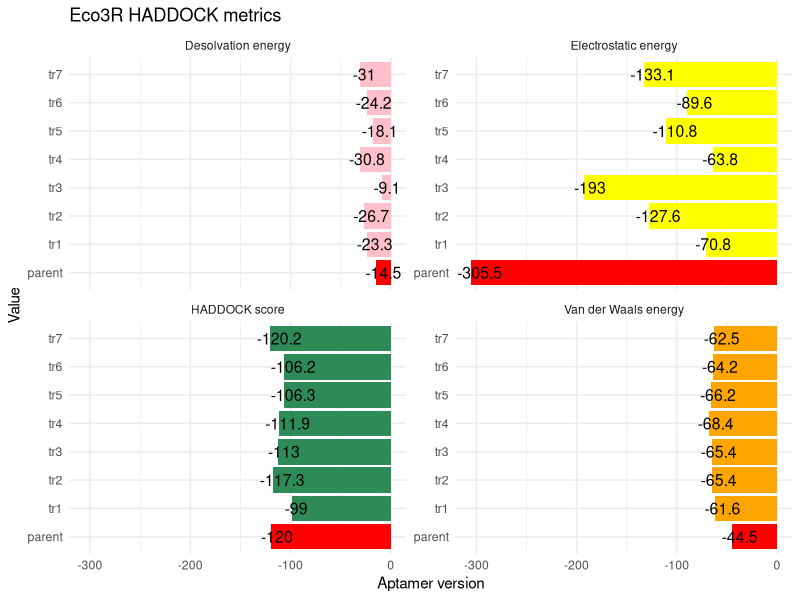
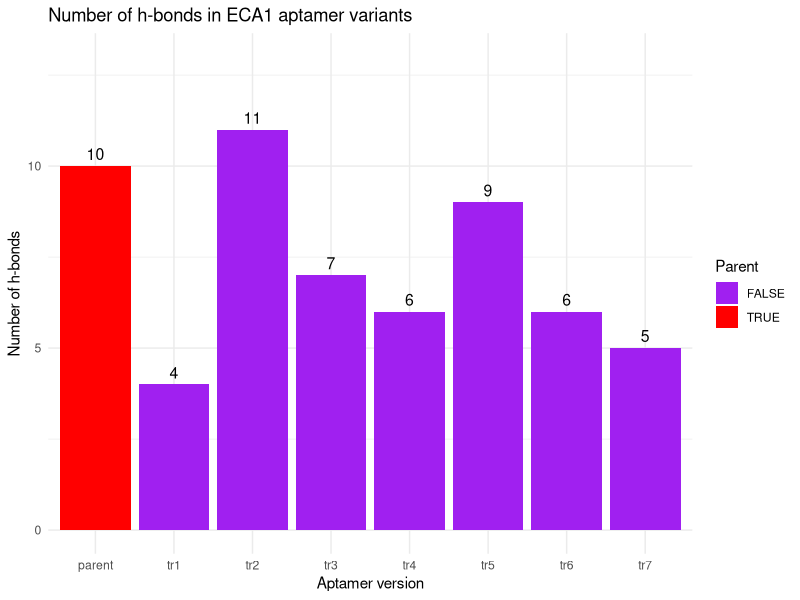

R code for these plots, in order: (Note: this script raises an error after producing the figures.)
library(ggplot2)

####################################
########     Eco3R     #############
####################################

## Making dataframes for Eco3R HADDOCK metrics 

# Eco3R HADDOCK score dataframe 

HADDOCK_score_df_Eco3R<- data.frame(
  aptamer_version=c("parent", "tr1", "tr2", "tr3","tr4", "tr5","tr6", "tr7"),
  HADDOCK_score=c(-120, -99, -117.3, -113, -111.9, -106.3, -106.2, -120.2),
  stringsAsFactors = FALSE
)


# Eco3R Electrostatic energy dataframe 

Elec_E_df_Eco3R<- data.frame(
  aptamer_version=c("parent", "tr1", "tr2", "tr3","tr4", "tr5","tr6", "tr7"),
  Electrostatic_energy= c(-305.5, -70.8, -127.6, -193, -63.8, -110.8, -89.6, -133.1),
  stringsAsFactors = FALSE
)





# Eco3R Van Der Waals energy dataframe 
VanDerVaals_Eco3R<-data.frame(
  aptamer_version=c("parent", "tr1", "tr2", "tr3","tr4", "tr5","tr6", "tr7"),
  VanDerVaals_Energy=c(-44.5, -61.6, -65.4, -65.4, -68.4, -66.2, -64.2, -62.5),
  stringsAsFactors = FALSE
)


# Eco3R desolvation energy dataframe 

desolvation_df_Eco3R<-data.frame(
  aptamer_version=c("parent", "tr1", "tr2", "tr3","tr4", "tr5","tr6", "tr7"),
  desolvation_energy=c(-14.5, -23.3, -26.7, -9.1, -30.8,-18.1, -24.2, -31),
  stringsAsFactors = FALSE
)


## Assembling the four data frames into one long table

score_long_Eco3R <- rbind(
  data.frame(metric = "HADDOCK score",          colour = "seagreen",
             aptamer_version = HADDOCK_score_df_Eco3R$aptamer_version,
             value           = HADDOCK_score_df_Eco3R$HADDOCK_score),
  data.frame(metric = "Electrostatic energy",   colour = "yellow",
             aptamer_version = Elec_E_df_Eco3R$aptamer_version,
             value           = Elec_E_df_Eco3R$Electrostatic_energy),
  data.frame(metric = "Van der Waals energy",   colour = "orange",
             aptamer_version = VanDerVaals_Eco3R$aptamer_version,
             value           = VanDerVaals_Eco3R$VanDerVaals_Energy),
  data.frame(metric = "Desolvation energy",     colour = "pink",
             aptamer_version = desolvation_df_Eco3R$aptamer_version,
             value           = desolvation_df_Eco3R$desolvation_energy)
)

# Flagging the parent bars for easy visualization 

score_long_Eco3R$is_parent <- score_long_Eco3R$aptamer_version == "parent"

#  Plotting the four HADDOCK metrics 
dev.new()
ggplot(score_long_Eco3R,
       aes(x   = value,
           y   = aptamer_version,
           fill = interaction(metric, is_parent))) +     #Colours by the metric and parent is coloured red 
  geom_col() +
  geom_text(aes(label = value),                         #Adding labels (what score each bar has)
            hjust = 0.3, 
            size = 4) +
  facet_wrap(~ metric, scales = "free_y") +             
  scale_fill_manual(values = c(
    "HADDOCK score.FALSE"          = "seagreen",
    "HADDOCK score.TRUE"           = "red",
    "Electrostatic energy.FALSE"   = "yellow",
    "Electrostatic energy.TRUE"    = "red",
    "Van der Waals energy.FALSE"   = "orange",
    "Van der Waals energy.TRUE"    = "red",
    "Desolvation energy.FALSE"     = "pink",
    "Desolvation energy.TRUE"      = "red"
  ),
  guide = "none"  #No legend needed
  ) +
  labs(title = "Eco3R HADDOCK metrics",
       x = "Aptamer version",
       y = "Value") +
  theme_minimal()

## Eco3R hbonds

hbonds_Eco3R<- data.frame(
  aptamer_version=c("parent", "tr1", "tr2", "tr3", "tr4", "tr5", "tr6", "tr7"),
  hbond_number=c(10,4,11, 7, 6, 9, 6, 5 ),
  stringsAsFactors = FALSE
)
# Flagging the parent aptamer for visualization

hbonds_Eco3R$is_parent <- hbonds_Eco3R$aptamer_version == "parent"

# Hydrogen bond plot (across aptamer versions)

ggplot(hbonds_Eco3R,
       aes(x = aptamer_version,
           y = hbond_number,
           fill = is_parent)) +
  geom_col() +
  geom_text(aes(label = hbond_number),   #Adding label for hydrogen bond number 
            vjust = -0.5, 
            size = 4) +  
  scale_fill_manual(values = c(`TRUE` = "red", `FALSE` = "purple")) +   #legend: parent/trimmed
  labs(title = "Number of h-bonds in ECA1 aptamer variants",
       x = "Aptamer version",
       y = "Number of h-bonds",
       fill = "Parent") +
  theme_minimal() +
  ylim(0, max(hbonds_Eco3R$hbond_number) + 2)



####################################
########     ECA1     ##############
####################################

## Making dataframes for ECA1 HADDOCK metrics 

# ECA1 HADDOCK score dataframe 

HADDOCK_score_df_ECA1<- data.frame(
  aptamer_version=c("parent", "tr1", "tr2"),
  HADDOCK_score=c(-113.8, -126.4, -83.8),
  stringsAsFactors = FALSE
)

# ECA1 electrostatic energy dataframe 

Elec_E_df_ECA1<- data.frame(
  aptamer_version=c("parent", "tr1", "tr2"),
  Electrostatic_energy= c(-101.3, -140.3, -83.1 ),
  stringsAsFactors = FALSE
)
# ECA1 Van Der Waals energy dataframe

VanDerVaals_ECA1<-data.frame(
  aptamer_version=c("parent", "tr1", "tr2"),
  VanDerVaals_Energy=c(-66,-65.3, -52 ),
  stringsAsFactors = FALSE
)


# ECA1 desolvation energy dataframe

desolvation_df_ECA1<-data.frame(
  aptamer_version=c("parent", "tr1", "tr2"),
  desolvation_energy=c(-27.7,-33.1,-15.2 ),
  stringsAsFactors = FALSE
)

## Assembling the four data frames into one long table

score_long_ECA1 <- rbind(
  data.frame(metric = "HADDOCK score",          colour = "seagreen",
             aptamer_version = HADDOCK_score_df_ECA1$aptamer_version,
             value           = HADDOCK_score_df_ECA1$HADDOCK_score),
  data.frame(metric = "Electrostatic energy",   colour = "yellow",
             aptamer_version = Elec_E_df_ECA1$aptamer_version,
             value           = Elec_E_df_ECA1$Electrostatic_energy),
  data.frame(metric = "Van der Waals energy",   colour = "orange",
             aptamer_version = VanDerVaals_ECA1$aptamer_version,
             value           = VanDerVaals_ECA1$VanDerVaals_Energy),
  data.frame(metric = "Desolvation energy",     colour = "pink",
             aptamer_version = desolvation_df_ECA1$aptamer_version,
             value           = desolvation_df_ECA1$desolvation_energy)
)

# Flagging the parent bars for easy visualization
score_long$is_parent <- score_long$aptamer_version == "parent"

## Plotting the four HADDOCK metrics for ECA1 aptamer versions

dev.new()
ggplot(score_long,
       aes(x   = value,
           y   = aptamer_version,
           fill = interaction(metric, is_parent))) +    #Colours by the metric and parent is coloured red  
  geom_col() +
  geom_text(aes(label = value),                       #Adding labels (what score each bar has)
            hjust = -0.1, 
            size = 4) +
  facet_wrap(~ metric, scales = "free_y") +               
  scale_fill_manual(values = c(
    "HADDOCK score.FALSE"          = "seagreen",        #Assigning colours to parent and different HADDOCK metrics
    "HADDOCK score.TRUE"           = "red",
    "Electrostatic energy.FALSE"   = "yellow",
    "Electrostatic energy.TRUE"    = "red",
    "Van der Waals energy.FALSE"   = "orange",
    "Van der Waals energy.TRUE"    = "red",
    "Desolvation energy.FALSE"     = "pink",
    "Desolvation energy.TRUE"      = "red"
  ),
  guide = "none"   # no legend  because colour cues are obvious
 
  ) +
  labs(title = " HADDOCK metrics",
       x = "Aptamer version",
       y = " Value") +
  theme_minimal()



## ECA1 hbonds

# ECA1 hydrogen bond dataframe (by aptamer version)

hbonds_ECA1<- data.frame(
  aptamer_version=c("parent", "tr1", "tr2"),
  hbond_number=c(9, 7, 6),
  stringsAsFactors = FALSE
)

# Flagging the parent aptamer for visualization

hbonds_ECA1$is_parent <- hbonds_ECA1$aptamer_version == "parent"

# Hydrogen bond plot (across aptamer versions) 
dev.new()
ggplot(hbonds_ECA1,
       aes(x = aptamer_version,
           y = hbond_number,
           fill = is_parent)) +
  geom_col() +
  geom_text(aes(label = hbond_number),      #Adding label for hydrogen bond number
            vjust = -0.5, 
            size = 4) +  
  scale_fill_manual(values = c(`TRUE` = "red", `FALSE` = "purple")) +    #legend: parent/trimmed
  labs(title = "Number of h-bonds in ECA1 aptamer variants",
       x = "Aptamer version",
       y = "Number of h-bonds",
       fill = "Parent") +
  theme_minimal() +
  ylim(0, max(hbonds_ECA1$hbond_number) + 2)

####################################
########     ECA2     ##############
####################################

## Making dataframes for ECA2 HADDOCK metrics 

# ECA2 HADDOCK score dataframe 

HADDOCK_score_df_ECA2<- data.frame(
  aptamer_version=c("parent", "tr1", "tr2", "tr3"),
  HADDOCK_score=c(-110.2, -106.1, -123.9,-133.6),
  stringsAsFactors = FALSE
)

# ECA2 electrostatic energy dataframe

Elec_E_df_ECA2<- data.frame(
  aptamer_version=c("parent", "tr1", "tr2","tr3"),
  Electrostatic_energy= c(-248, -224.9,-186.4, -288.9 ),
  stringsAsFactors = FALSE
)

# ECA2 Van Der Waals energy dataframe

VanDerVaals_ECA2<-data.frame(
  aptamer_version=c("parent", "tr1", "tr2", "tr3"),
  VanDerVaals_Energy=c(-48.4,-49.2,-76.6,-77.7 ),
  stringsAsFactors = FALSE
)
# ECA2 desolvation energy dataframe

desolvation_df_ECA2<-data.frame(
  aptamer_version=c("parent", "tr1", "tr2", "tr3"),
  desolvation_energy=c(-12.3,-12,-10.1,1.7 ),
  stringsAsFactors = FALSE
)

## Assembling the four data frames into one long table

score_long_ECA2 <- rbind(
  data.frame(metric = "HADDOCK score",          colour = "seagreen",
             aptamer_version = HADDOCK_score_df_ECA2$aptamer_version,
             value           = HADDOCK_score_df_ECA2$HADDOCK_score),
  data.frame(metric = "Electrostatic energy",   colour = "yellow",
             aptamer_version = Elec_E_df_ECA2$aptamer_version,
             value           = Elec_E_df_ECA2$Electrostatic_energy),
  data.frame(metric = "Van der Waals energy",   colour = "orange",
             aptamer_version = VanDerVaals_ECA2$aptamer_version,
             value           = VanDerVaals_ECA2$VanDerVaals_Energy),
  data.frame(metric = "Desolvation energy",     colour = "pink",
             aptamer_version = desolvation_df_ECA2$aptamer_version,
             value           = desolvation_df_ECA2$desolvation_energy)
)

# Flagging the parent bars for easy visualization
score_long_ECA2$is_parent <- score_long_ECA2$aptamer_version == "parent"

## Plotting the four HADDOCK metrics for ECA2 aptamer versions

dev.new()
ggplot(score_long_ECA2,
       aes(x   = value,
           y   = aptamer_version,
           fill = interaction(metric, is_parent))) +      #Colours by the metric and parent is coloured red
  geom_col() +
  geom_text(aes(label = value),                           #Adding labels (what score each bar has)
            hjust = 0.3, 
            size = 4) +
  facet_wrap(~ metric, scales = "free_y") +               
  scale_fill_manual(values = c(
    "HADDOCK score.FALSE"          = "seagreen",          #Assigning colours to parent and different HADDOCK metrics
    "HADDOCK score.TRUE"           = "red",
    "Electrostatic energy.FALSE"   = "yellow",
    "Electrostatic energy.TRUE"    = "red",
    "Van der Waals energy.FALSE"   = "orange",
    "Van der Waals energy.TRUE"    = "red",
    "Desolvation energy.FALSE"     = "pink",
    "Desolvation energy.TRUE"      = "red"
  ),
  guide = "none"   # no legend  because colour cues are obvious
  
  ) +
  labs(title = " ECA2 HADDOCK metrics",
       x = "Aptamer version",
       y = " Value") +
  theme_minimal()

## ECA2 hbonds

#ECA2 hydrogen bond dataframe (by aptamer version)
hbonds_ECA2<- data.frame(
  aptamer_version=c("parent", "tr1", "tr2", "tr3"),
  hbond_number=c(11,6,9,15),
  stringsAsFactors = FALSE
)
# Flagging the parent aptamer for visualization
hbonds_ECA2$is_parent <- hbonds_ECA2$aptamer_version == "parent"

# Hydrogen bond plot (across aptamer versions) 
ggplot(hbonds_ECA2,
       aes(x = aptamer_version,
           y = hbond_number,
           fill = is_parent)) +
  geom_col() +
  geom_text(aes(label = hbond_number),                          #Adding label for hydrogen bond number
            vjust = -0.5, 
            size = 4) +  
  scale_fill_manual(values = c(`TRUE` = "red", `FALSE` = "purple")) +   #legend: parent/trimmed
  labs(title = "Number of h-bonds in ECA2 aptamer variants",
       x = "Aptamer version",
       y = "Number of h-bonds",
       fill = "Parent") +
  theme_minimal() +
  ylim(0, max(hbonds_ECA2$hbond_number) + 2)


####################################
########     Eco4F     #############
####################################

## Making dataframes for Eco4F HADDOCK metrics 

# Eco4F HADDOCK score dataframe

HADDOCK_score_df_Eco4F<- data.frame(
  aptamer_version=c("parent", "tr1", "tr2", "tr3"),
  HADDOCK_score=c(-150.8,-105.6, -141.8, -108.8),
  stringsAsFactors = FALSE
)

# Eco4F electrostatic energy dataframe

Elec_E_df_Eco4F<- data.frame(
  aptamer_version=c("parent", "tr1", "tr2","tr3"),
  Electrostatic_energy= c(-300.6, -58.1, -302.8,-144.4 ),
  stringsAsFactors = FALSE
)


# Eco4F Van Der Waals energy dataframe
VanDerVaals_Eco4F<-data.frame(
  aptamer_version=c("parent", "tr1", "tr2", "tr3"),
  VanDerVaals_Energy=c(-73.9,-58.8, -66.9,-70.7 ),
  stringsAsFactors = FALSE
)

# Eco4F desolvation energy dataframe
desolvation_df_Eco4F<-data.frame(
  aptamer_version=c("parent", "tr1", "tr2", "tr3"),
  desolvation_energy=c(-16.8,-35.3,-14.3,-9.2),
  stringsAsFactors = FALSE
)

## Assembling the four data frames into one long table

score_long_Eco4F <- rbind(
  data.frame(metric = "HADDOCK score",          colour = "seagreen",
             aptamer_version = HADDOCK_score_df_Eco4F$aptamer_version,
             value           = HADDOCK_score_df_Eco4F$HADDOCK_score),
  data.frame(metric = "Electrostatic energy",   colour = "yellow",
             aptamer_version = Elec_E_df_Eco4F$aptamer_version,
             value           = Elec_E_df_Eco4F$Electrostatic_energy),
  data.frame(metric = "Van der Waals energy",   colour = "orange",
             aptamer_version = VanDerVaals_Eco4F$aptamer_version,
             value           = VanDerVaals_Eco4F$VanDerVaals_Energy),
  data.frame(metric = "Desolvation energy",     colour = "pink",
             aptamer_version = desolvation_df_Eco4F$aptamer_version,
             value           = desolvation_df_Eco4F$desolvation_energy)
)

# Flagging the parent bars for easy visualization
score_long_Eco4F$is_parent <- score_long_Eco4F$aptamer_version == "parent"

## Plotting the four HADDOCK metrics for Eco4F aptamer versions

dev.new()
ggplot(score_long_Eco4F,
       aes(x   = value,
           y   = aptamer_version,
           fill = interaction(metric, is_parent))) +     #Colours by the metric and parent is coloured red
  geom_col() +
  geom_text(aes(label = value),                          #Adding labels (what score each bar has)
            hjust = 0.25, 
            size = 4) +
  facet_wrap(~ metric, scales = "free_y") +               
  scale_fill_manual(values = c(
    "HADDOCK score.FALSE"          = "seagreen",         #Assigning colours to parent and different HADDOCK metrics
    "HADDOCK score.TRUE"           = "red",
    "Electrostatic energy.FALSE"   = "yellow",
    "Electrostatic energy.TRUE"    = "red",
    "Van der Waals energy.FALSE"   = "orange",
    "Van der Waals energy.TRUE"    = "red",
    "Desolvation energy.FALSE"     = "pink",
    "Desolvation energy.TRUE"      = "red"
  ),
  guide = "none"   
  
  ) +
  labs(title = " Eco4F HADDOCK metrics",
       x = "Aptamer version",
       y = " Value") +
  theme_minimal()

## Eco4F hbonds

# Eco4F hydrogen bond dataframe (by aptamer version)
hbonds_Eco4F<- data.frame(
  aptamer_version=c("parent", "tr1", "tr2", "tr3"),
  hbond_number=c(19, 2, 12,11 ),
  stringsAsFactors = FALSE
)
# Flagging the parent aptamer for visualization
hbonds_Eco4F$is_parent <- hbonds_Eco4F$aptamer_version == "parent"

## Hydrogen bond plot (across aptamer versions) 

ggplot(hbonds_Eco4F,
       aes(x = aptamer_version,
           y = hbond_number,
           fill = is_parent)) +
  geom_col() +
  geom_text(aes(label = hbond_number),     #Adding label for hydrogen bond number
            vjust = -0.5, 
            size = 4) +  
  scale_fill_manual(values = c(`TRUE` = "red", `FALSE` = "purple")) +    #legend: parent/trimmed
  labs(title = "Number of h-bonds in Eco4F aptamer variants",
       x = "Aptamer version",
       y = "Number of h-bonds",
       fill = "Parent") +
  theme_minimal() +
  ylim(0, max(hbonds_Eco4F$hbond_number) + 2)
